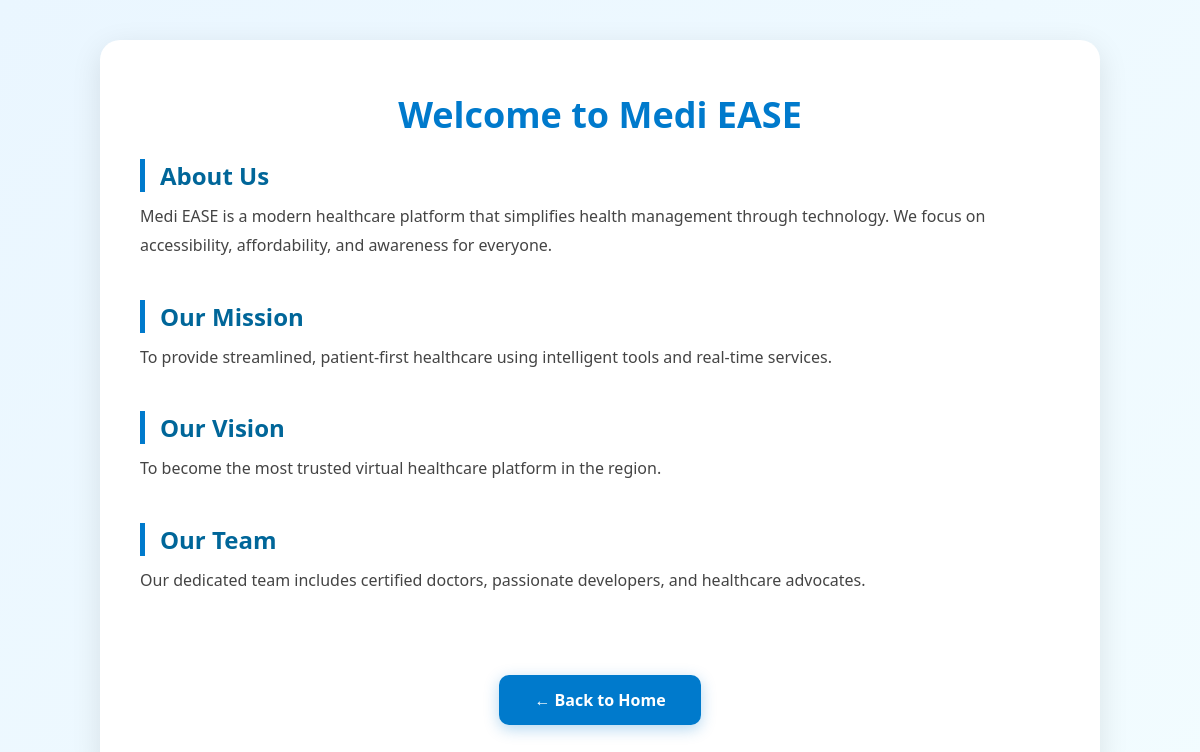
/about_us.php, run on the app's committed database.
### tables this page shows
CREATE TABLE `about_us` (
  `id` int(11) NOT NULL,
  `heading` varchar(255) NOT NULL,
  `content` text NOT NULL,
  `team` text DEFAULT NULL,
  `mission` text DEFAULT NULL,
  `vision` text DEFAULT NULL
);

### about_us.php (the view, shortened to what this page needs)
<?php
$conn = new mysqli("localhost", "root", "", "medi EASE");
$sql = "SELECT * FROM about_us LIMIT 1";
$result = $conn->query($sql);
$data = $result->fetch_assoc();
?>
<!DOCTYPE html>
<html lang="en">
<head>
</head>
<body>
<div class="container">
    <h1 class="title"><?= htmlspecialchars($data['heading']) ?></h1>
    <div class="section">
        <h2 class="section-title">About Us</h2>
        <p><?= nl2br(htmlspecialchars($data['content'])) ?></p>
    </div>
    <div class="section">
        <h2 class="section-title">Our Mission</h2>
        <p><?= nl2br(htmlspecialchars($data['mission'])) ?></p>
    </div>
    <div class="section">
        <h2 class="section-title">Our Vision</h2>
        <p><?= nl2br(htmlspecialchars($data['vision'])) ?></p>
    </div>
    <div class="section">
        <h2 class="section-title">Our Team</h2>
        <p><?= nl2br(htmlspecialchars($data['team'])) ?></p>
    </div>
    <div style="text-align: center;">
        <a href="header.php" class="home-link">← Back to Home</a>
    </div>
</div>
</body>
</html>

### about_us.php (style rules this page uses)
* { margin: 0; padding: 0; box-sizing: border-box; }
body { font-family: 'Segoe UI', sans-serif; background: linear-gradient(135deg, #eaf6ff, #f2fcff); padding: 40px 20px; color: #333; }
.container { max-width: 1000px; margin: auto; background: #ffffff; padding: 50px 40px; border-radius: 20px; box-shadow: 0 8px 30px rgba(0,0,0,0.1); animation: fadeIn 1s ease-in-out; }
.title { text-align: center; font-size: 36px; color: #007acc; margin-bottom: 20px; }
.section-title { font-size: 24px; margin-bottom: 10px; color: #006699; border-left: 5px solid #007acc; padding-left: 15px; }
p { font-size: 16px; line-height: 1.8; margin-bottom: 25px; color: #444; }
.home-link { display: inline-block; text-align: center; margin-top: 40px; padding: 14px 35px; background: #007acc; color: white; border: none; border-radius: 10px; text-decoration: none; font-size: 16px; font-weight: 600; transition: all 0.3s ease; box-shadow: 0 4px 15px rgba(0,122,204,0.3); }
.section { margin-bottom: 40px; }

### data on the page
about_us: heading "Welcome to Medi EASE", content "Medi EASE is a modern healthcare platform that simplifies health management through technology. We focus on accessibility, affordability, and awareness for everyone.", mission "To provide streamlined, patient-first healthcare using intelligent tools and real-time services.", vision "To become the most trusted virtual healthcare platform in the region.", team "Our dedicated team includes certified doctors, passionate developers, and healthcare advocates."
